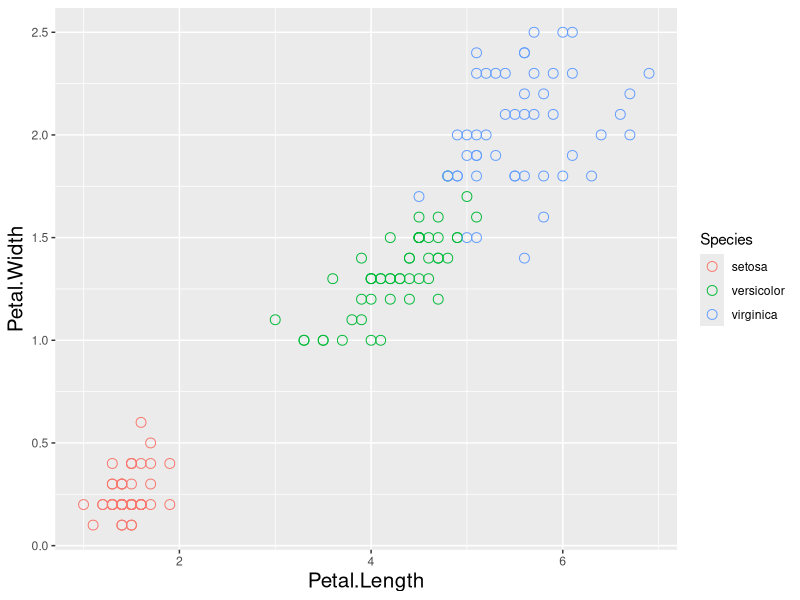
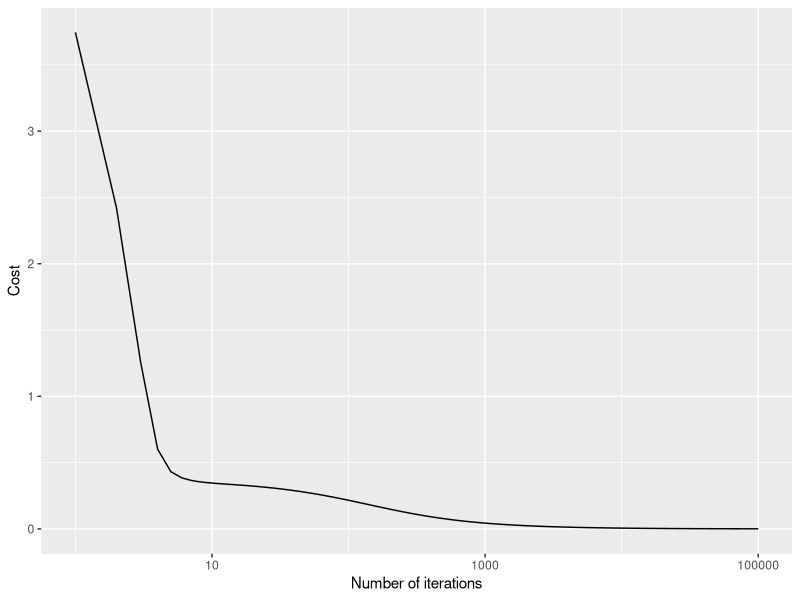
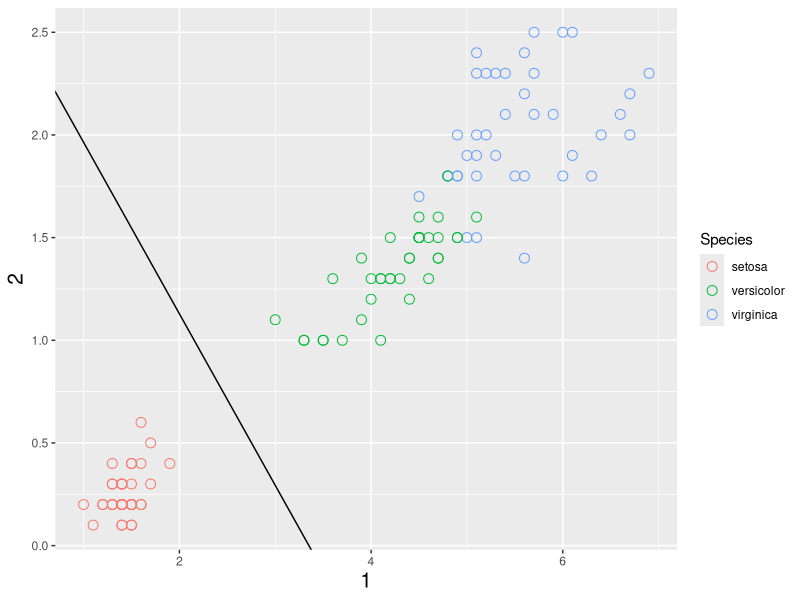
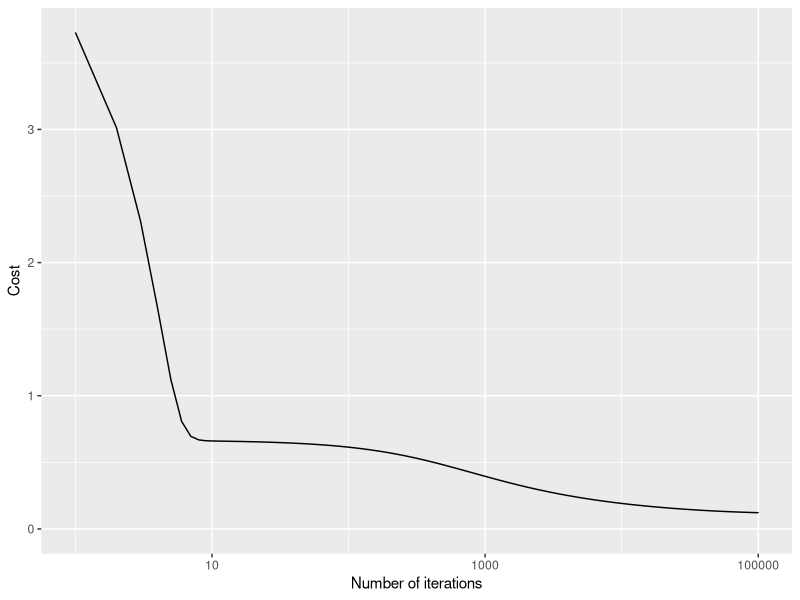
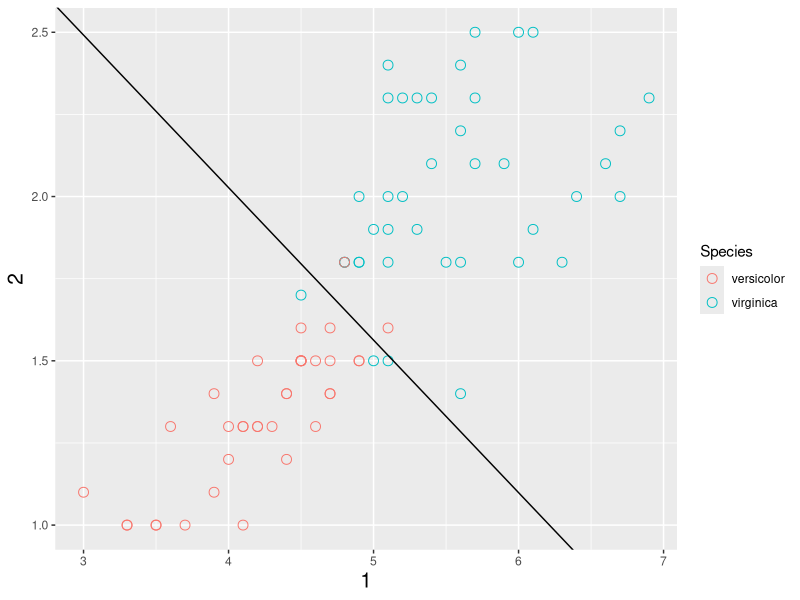
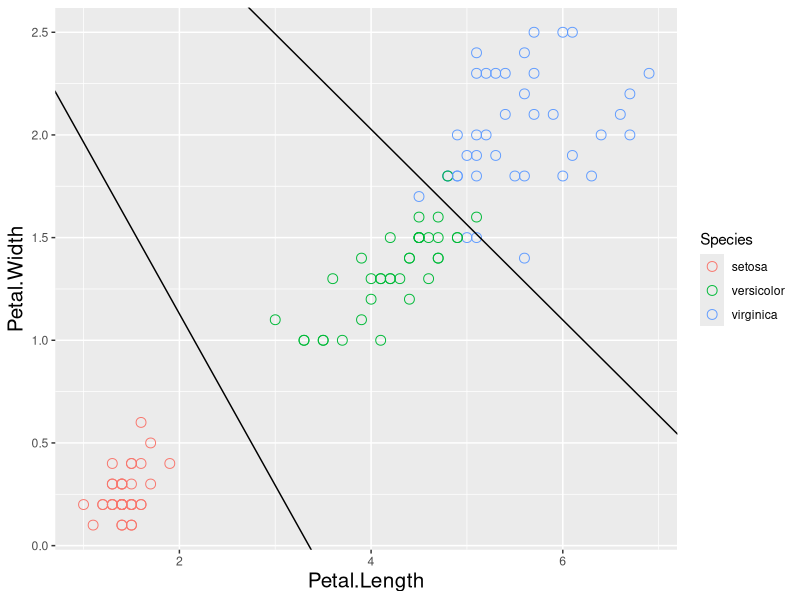

Write R code to recreate these figures, in order.
options(max.print=100)#Set the maximum number of displayed lines for the print function
options(scipen = 200)#Cancel Scientific notation Display
library(ggplot2)
data("iris")
#Check the partitioning effect of x1 and x2
ggplot(iris,aes(Petal.Length,Petal.Width,color=Species))+
  geom_point(shape=I(1),size=I(3))+
  xlab("Petal.Length")+
  ylab("Petal.Width")+
  theme(axis.title.x = element_text(vjust = 1, size = 15),
        axis.title.y = element_text(vjust = 1, size = 15))
# collinearity diagnosis
temp<-cor(iris[c(3,4)])
kappa(temp,exact = TRUE)#We need k<100
#Write cost function
Cost<-function(X,y,theta){
  return(-(1/length(y))*(y%*%(log(1/(exp(-X%*%theta)+1)))+(1-y)%*%(log(1-(1/(exp(-X%*%theta)+1))))))
}
#Build variables to store theta values for two lines
theta_record<-matrix(1,3,2)
rownames(theta_record)<-c("theta0","theta1","theta2")
colnames(theta_record)<-c("line1","line2")






# Divide the training set and testing set
train_sub = sample(nrow(iris),7.5/10*nrow(iris))
test_data =iris[-train_sub,]
iris = iris[train_sub,]

##Separate the first category (setosa)
#Construct x1, x2, and theta matrices
x1<-as.matrix(iris$Petal.Length)
x2<-as.matrix(iris$Petal.Width)
X<-cbind(1,x1,x2)
colnames(X)<-c("num1","col_1","col_4")
theta<-matrix(1,3,1)
rownames(theta)<-c("theta0","theta1","theta2")
#Process y with setosa as 1 and others as 0 as the standard
y<-t(as.matrix(iris$Species))
i <- 1
while (i <= length(y)) {
  print(i)
  if(y[i]=="setosa"){
    y[i]<-1
  }else{
    y[i]<-0
  }
  i <- i + 1
}
y<-as.numeric(y)

Cost(X,y,theta)

iterations<-100000
alpha<-0.001
J_history<-matrix(0,iterations,1)
epsilon <- 1e-9

for(i in 1:iterations){
  theta<-theta-alpha*t(X) %*% (1/(exp(-X%*%theta)+1)-y)
  J_history[i] <- Cost(X,y,theta)
  if (i>2){
    if(abs(J_history[i]-J_history[i-1])<=epsilon){
      print(i)
      print(J_history[i])
      break
    }
  }
}

Cost(X,y,theta)
theta_record[,1]<-theta

df <- data.frame(x=1:length(J_history), y=J_history)

ggplot(df, aes(x,y)) + labs(x="Number of iterations", y="Cost") +
  geom_line(aes(y=y, x=x)) + 
  scale_color_discrete(name="Learning Rate")+scale_x_log10()+ylim(0,NA)

ggplot(iris,aes(Petal.Length,Petal.Width,color=Species))+
  geom_point(shape=I(1),size=I(3))+
  xlab("1")+
  ylab("2")+
  theme(axis.title.x = element_text(vjust = 1, size = 15),
        axis.title.y = element_text(vjust = 1, size = 15))+
  geom_abline(slope = -(theta[2]/theta[3]), intercept = -(theta[1]/theta[3]))








##Separate the secend category (versicolor)
#Delete setosa data, process y with versicolor set to 1 and others set to 0 as the standard
iris_no_setosa<-iris[iris$Species!= "setosa", ]
x1<-as.matrix(iris_no_setosa$Petal.Length)
x2<-as.matrix(iris_no_setosa$Petal.Width)
X<-cbind(1,x1,x2)
colnames(X)<-c("num1","col_1","col_4")
theta<-matrix(1,3,1)
rownames(theta)<-c("theta0","theta1","theta2")
y<-t(as.matrix(iris_no_setosa$Species))
i <- 1
while (i <= length(y)) {
  print(i)
  if(y[i]=="versicolor"){
    y[i]<-1
  }else{
    y[i]<-0
  }
  i <- i + 1
}
y<-as.numeric(y)

Cost(X,y,theta)

iterations<-100000
alpha<-0.001
J_history<-matrix(0,iterations,1)
epsilon <- 1e-9

for(i in 1:iterations){
  theta<-theta-alpha*t(X) %*% (1/(exp(-X%*%theta)+1)-y)
  J_history[i] <- Cost(X,y,theta)
  if (i>2){
    if(abs(J_history[i]-J_history[i-1])<=epsilon){
      print(i)
      print(J_history[i])
      break
    }
  }
}

Cost(X,y,theta)
theta_record[,2]<-theta

df <- data.frame(x=1:length(J_history), y=J_history)

ggplot(df, aes(x,y)) + labs(x="Number of iterations", y="Cost") +
  geom_line(aes(y=y, x=x)) + 
  scale_color_discrete(name="Learning Rate")+scale_x_log10()+ylim(0,NA)

ggplot(iris_no_setosa,aes(Petal.Length,Petal.Width,color=Species))+
  geom_point(shape=I(1),size=I(3))+
  xlab("1")+
  ylab("2")+
  theme(axis.title.x = element_text(vjust = 1, size = 15),
        axis.title.y = element_text(vjust = 1, size = 15))+
  geom_abline(slope = -(theta[2]/theta[3]), intercept = -(theta[1]/theta[3]))






#Put all the data and all the lines together to display the results
theta_record
ggplot(iris,aes(Petal.Length,Petal.Width,color=Species))+
  geom_point(shape=I(1),size=I(3))+
  xlab("Petal.Length")+
  ylab("Petal.Width")+
  theme(axis.title.x = element_text(vjust = 1, size = 15),
        axis.title.y = element_text(vjust = 1, size = 15))+
  geom_abline(slope = -(theta_record[2,1]/theta_record[3,1]), intercept = -(theta_record[1,1]/theta_record[3,1]))+
  geom_abline(slope = -(theta_record[2,2]/theta_record[3,2]), intercept = -(theta_record[1,2]/theta_record[3,2]))






#Check the effectiveness of the model
logistic_regression <- function(feature) {
  if(c(1,feature)%*%theta_record[,1]>0){
    return("setosa")
  }else if(c(1,feature)%*%theta_record[,2]>0) {
    return("versicolor")
  }else{
    return("virginica")
  }
}


#input：c(Sepal.Length,Petal.Width)
test=test_data[,c(3,4)]
test_real=as.character(test_data[,5])
succeed=0
fail=0

for(i in c(1:nrow(test_data))){
  predict<-logistic_regression(unlist(test[i,]))
  if(test_real[i]==predict){
    succeed<-succeed+1
  }else{
    fail<-fail+1
  }
}

#View accuracy rate
print("accuracy rate is:")
print(succeed/(succeed+fail))

